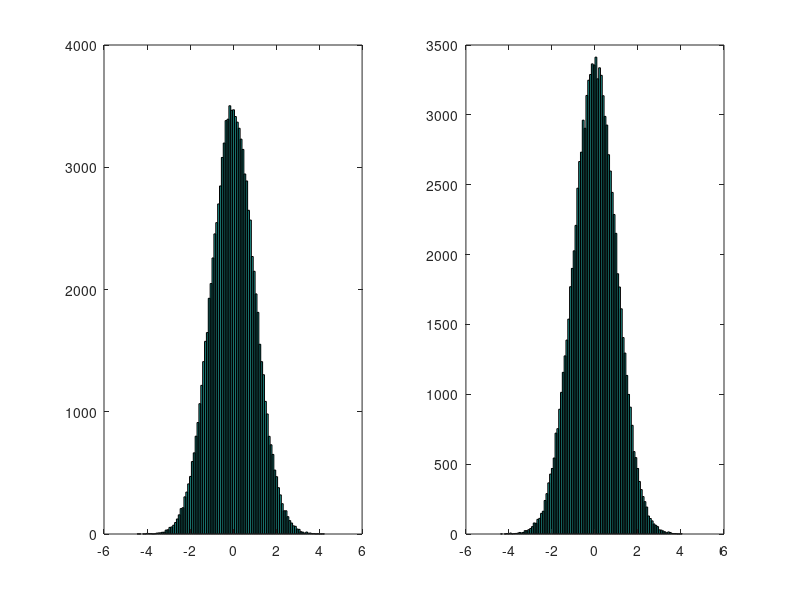

MATLAB code to generate this figure:
% NORMAL SAMPLES USING BOX-MUELLER METHOD
% DRAW SAMPLES FROM PROPOSAL DISTRIBUTION
u = rand(2,100000);
r = sqrt(-2*log(u(1,:)));
theta = 2*pi*u(2,:);
x = r.*cos(theta);
y = r.*sin(theta);
 
% DISPLAY BOX-MULLER SAMPLES
figure
% X SAMPLES
subplot(121);
hist(x,100);
%colormap hot;axis square
%title(sprintf('Box-Muller Samples Y\n Mean = %1.2f\n Variance = %1.2f\n Kurtosis = %1.2f',mean(x),var(x),3-kurtosis(x)))
%xlim([-6 6])
 
% Y SAMPLES
subplot(122);
hist(y,100);
%colormap hot;axis square
%title(sprintf('Box-Muller Samples X\n Mean = %1.2f\n Variance = %1.2f\n Kurtosis = %1.2f',mean(y),var(y),3-kurtosis(y)))
%xlim([-6 6])